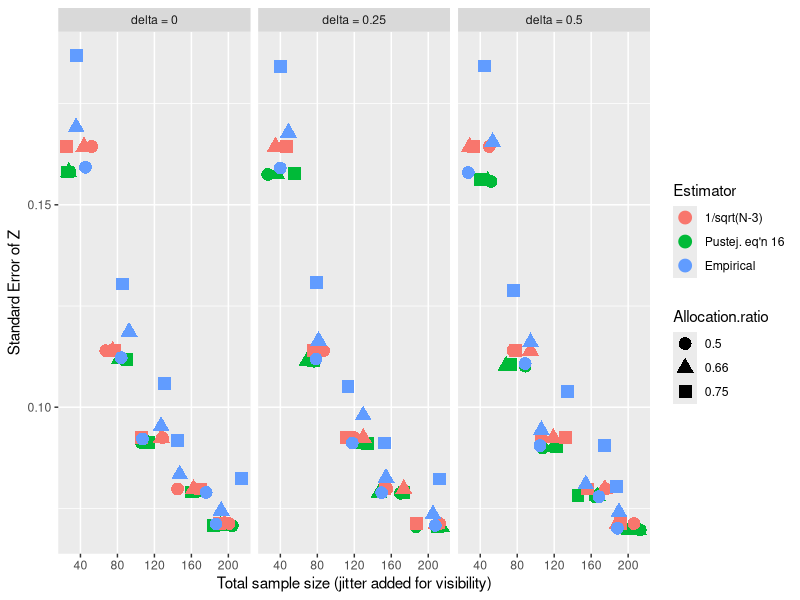
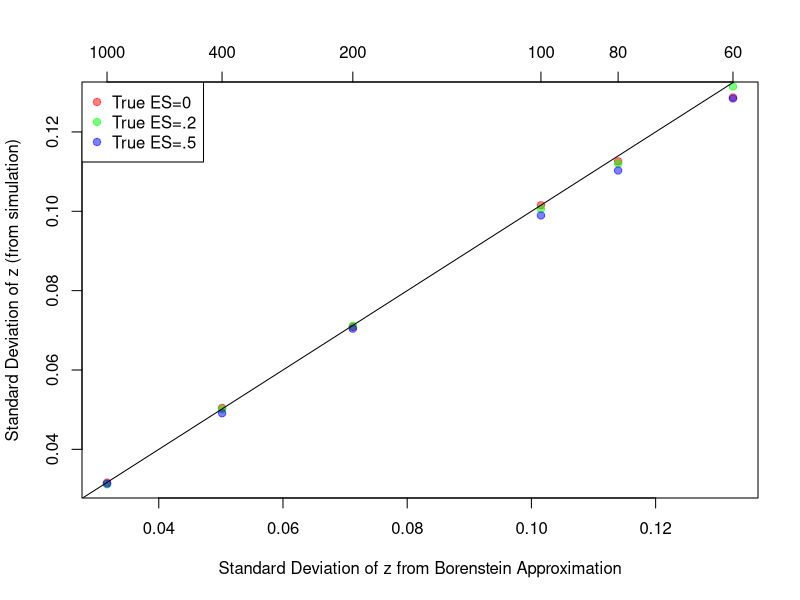
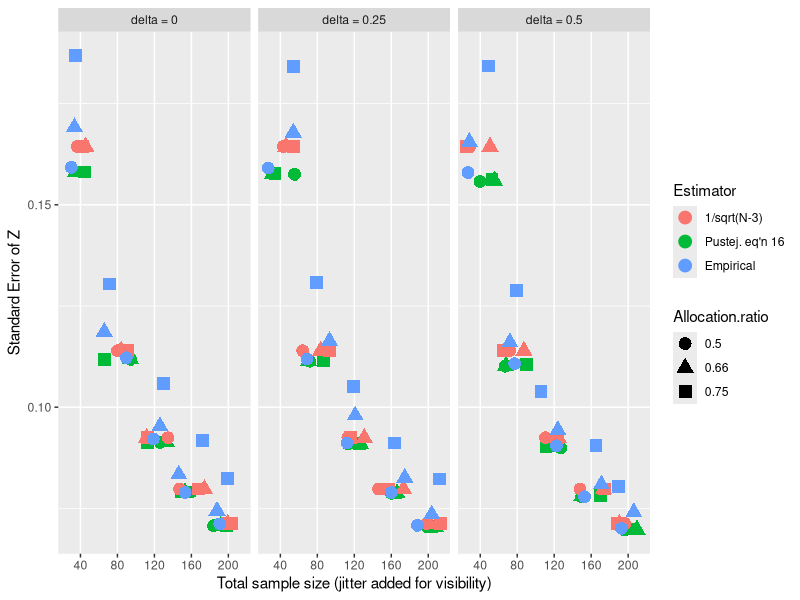

Recreate these plots in R, in order.
# One way of looking at it

M=1e4

goSim=function(N, es)
{
  d=1:M
  for (m in 1:M)
  {
    y1=rnorm(N,0,1)
    y2=rnorm(N,es,1)
    s=sqrt((var(y1)+var(y2))/2)
    d[m]=(mean(y2)-mean(y1))/s
  }
  r = d / sqrt(d ^ 2 + 4)
  z = 0.5 * log((1 + r) / (1 - r))
  return(c(mean(z),sd(z)))
}

myN=c(30, 40, 50, 100, 200, 500)
J=length(myN)
out=matrix(ncol=2, nrow=J)
for (j in 1:J) out[j, ] = goSim(myN[j], 0)
out.2=matrix(ncol=2,nrow = J)
for (j in 1:J) out.2[j, ] = goSim(myN[j], .2)
out.5=matrix(ncol=2,nrow = J)
for (j in 1:J) out.5[j, ] = goSim(myN[j], .5)

png('seCheck1.png')
tform=sqrt(1/(2*myN-3))
plot(tform,out[,2],pch=19,col=rgb(1,0,0,.5),xlab="Standard Deviation of z from Borenstein Approximation",ylab="Standard Deviation of z (from simulation)")
points(tform,out.2[,2],pch=19,col=rgb(0,1,0,.5))
points(tform,out.5[,2],pch=19,col=rgb(0,0,1,.5))
legend("topleft",legend=c("True ES=0","True ES=.2","True ES=.5"),pch=19,col=c(rgb(1,0,0,.5),rgb(0,1,0,.5),rgb(0,0,1,.5)))
abline(0,1)
axis(3,at=tform,label=2*myN)
dev.off()

# Joe inspects magnitude of difference between formulae given effect size and allocation ratio
d = c(0, .25, .5)
ratio = c(.5, .66, .75)
n = c(40, 80, 120, 160, 200)
# Make data frame
dat = expand.grid(d, ratio, n)
names(dat) = c("delta", "ratio", "n")
# assign to groups
dat$n1 = floor(dat$n*dat$ratio)
dat$n2 = ceiling(dat$n*(1-dat$ratio))
# estimate r using proper and improper values of w^2 / a
dat$a = (dat$n1 + dat$n2)^2 / (dat$n1 * dat$n2)
dat$r.proper = dat$d / sqrt(dat$d^2 + dat$a)
dat$r.improper = dat$d / sqrt(dat$d^2 + 4)
# estimate Z
dat$z.proper = atanh(dat$r.proper)
dat$z.improper = atanh(dat$r.improper)
# estimate SE(Z)
# From Pustejovsky (2014), equation 16, letting w^2 = a
term1.proper = (1/(dat$d^2 + dat$a))
term1.improper = (1/(dat$d^2 + 4))
term2 = (dat$n1 + dat$n2)/(dat$n1*dat$n2) + dat$d^2/(2*(dat$n1+dat$n2))
dat$se.z_proper =  sqrt(term1.proper * term2)
dat$se.z_improper = sqrt(term1.improper * term2)
dat$se.z_approx = 1/sqrt(dat$n - 3)

# Empirical estimator
M = 1e4

goSimDX = function(n1, n2, es)
{
  d=1:M
  for (m in 1:M)
  {
    y1=rnorm(n1,0,1)
    y2=rnorm(n2,es,1)
    s=sqrt((var(y1)+var(y2))/2)
    d[m]=(mean(y2)-mean(y1))/s
  }
  r = d / sqrt(d ^ 2 + 4)
  z = 0.5 * log((1 + r) / (1 - r))
  return(c(mean(z),sd(z)))
}

for (i in 1:nrow(dat)) {
  temp = goSimDX(dat$n1[i], dat$n2[i], dat$delta[i])
  dat$z_empirical[i] = temp[1]
  dat$se.z_empirical[i] = temp[2]
}

# compare estimates
library(ggplot2)
library(dplyr)
library(tidyr)

output = dat %>% 
  gather(se.z_proper:se.z_approx, se.z_empirical, key = "key", value = "SE_Z") %>% 
  separate(key, into = c("Stat", "Category"), sep = "_") %>% 
  filter(Category != "improper") 

output$delta.label = factor(output$delta, 
                         levels=c(0, .25, .5), 
                         labels = c("delta = 0", "delta = 0.25", "delta = 0.5"))
output$Estimator = factor(output$Category,
                               levels = c("approx", "proper", "empirical"),
                               labels = c("1/sqrt(N-3)", "Pustej. eq'n 16", "Empirical"))
output$Allocation.ratio = factor(output$ratio)
ggplot(output, aes(x = as.factor(n), y = SE_Z, col = Estimator, shape = Allocation.ratio)) +
  geom_point(size = 4, position = position_jitter(width = .40)) +
  facet_wrap(~delta.label) +
  scale_y_continuous("Standard Error of Z") +
  scale_x_discrete("Total sample size (jitter added for visibility)")

summary(dat$se.z_proper - dat$se.z_approx) # difference does not exceed .009 in SE
summary(dat$se.z_empirical - dat$se.z_approx) # 
# Even in that most extreme case, the difference is about the same as N = 17 vs. N = 18.
1/sqrt(18-3) - 1/sqrt(18-2) 

ggsave("./supplement/SE_Z_comparison.png")



